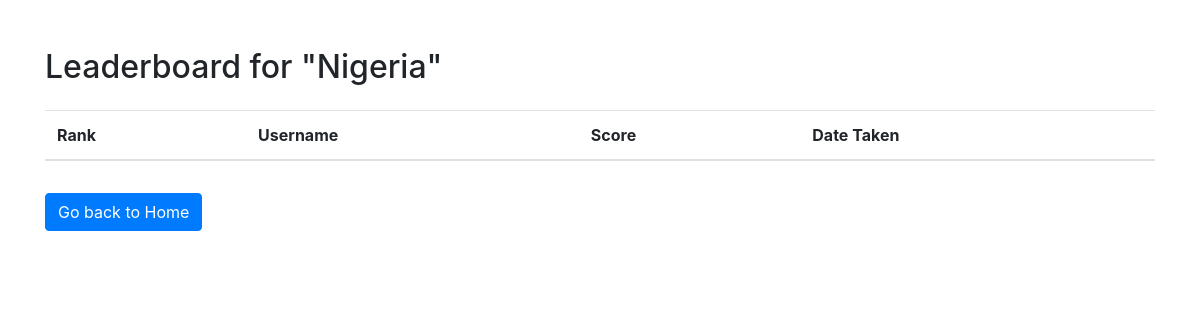
Page /leaderboard/1 on the earlier database version.
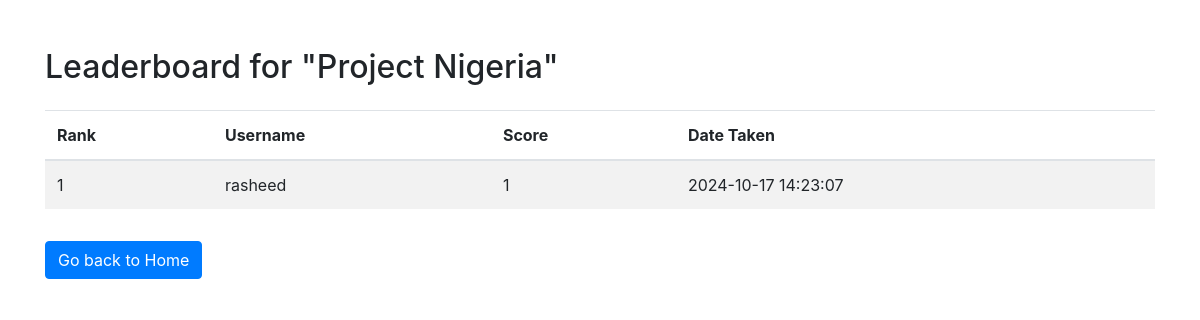
Same page on the later database version.
### app.py (models this page shows, shortened)
class Quiz(db.Model):
    id = db.Column(db.Integer, primary_key=True)
    title = db.Column(db.String(150), nullable=False)

class QuizResult(db.Model):
    id = db.Column(db.Integer, primary_key=True)
    user_id = db.Column(db.Integer, db.ForeignKey('user.id'), nullable=False)
    quiz_id = db.Column(db.Integer, db.ForeignKey('quiz.id'), nullable=False)
    score = db.Column(db.Integer, nullable=False)
    timestamp = db.Column(db.DateTime, default=datetime.utcnow)
    user = db.relationship('User', backref='results')
    quiz = db.relationship('Quiz', backref='results')

class User(UserMixin, db.Model):
    id = db.Column(db.Integer, primary_key=True)
    username = db.Column(db.String(150), nullable=False, unique=True)
    password_hash = db.Column(db.String(150), nullable=False)
    @property
    def password(self):
        raise AttributeError('Password is not a readable attribute.')

### app.py (the view)
@app.route('/leaderboard/<int:quiz_id>')
def leaderboard(quiz_id):
    quiz = Quiz.query.get_or_404(quiz_id)
    top_results = QuizResult.query.filter_by(quiz_id=quiz_id).join(User).add_columns(
        User.username, QuizResult.score, QuizResult.timestamp
    ).order_by(QuizResult.score.desc()).limit(10).all()
    return render_template('leaderboard.html', quiz=quiz, top_results=top_results)

### templates/leaderboard.html (shortened to what this page needs)
<!DOCTYPE html>
<html lang="en">
<head>
    <link rel="stylesheet" href="https://stackpath.bootstrapcdn.com/bootstrap/4.5.2/css/bootstrap.min.css">
</head>
<body class="container mt-5">
    <h2 class="mb-4">Leaderboard for "{{ quiz.title }}"</h2>
    <table class="table table-striped">
        <thead>
            <tr>
                <th>Rank</th>
                <th>Username</th>
                <th>Score</th>
                <th>Date Taken</th>
            </tr>
        </thead>
        <tbody>
            {% for result in top_results %}
                <tr>
                    <td>{{ loop.index }}</td>
                    <td>{{ result.username }}</td>
                    <td>{{ result.score }}</td>
                    <td>{{ result.timestamp.strftime('%Y-%m-%d %H:%M:%S') }}</td>
                </tr>
            {% endfor %}
        </tbody>
    </table>
    <a href="{{ url_for('home') }}" class="btn btn-primary mt-3">Go back to Home</a>
</body>
</html>

Differences in the rows shown:
changed Quiz: title "Nigeria" → "Project Nigeria"
added QuizResult: username "rasheed", score "1", timestamp "2024-10-17 14:23:07"
